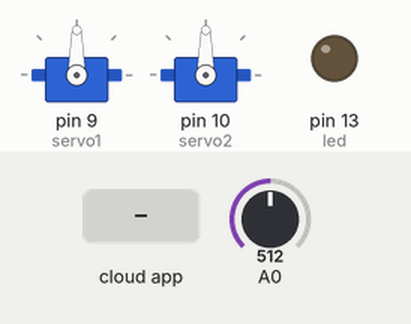
A sketch run on a simulated Arduino Uno, built with avr-gcc and run on an emulated ATmega328P. Parts: 2 × servo, output pins drawn as LEDs (lit = HIGH). Inputs (shaded band) come from the test bench; at power-on: A0 = 512. The ROS host is connected and sends only what is stated.

Above: at 1.2 s.
1.3 s: the phone or cloud app sets servo1 to 0
At 2.1 s:
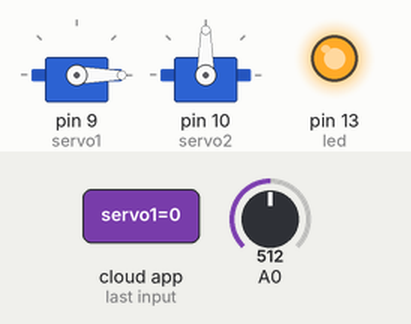
2.8 s: the phone or cloud app sets servo2 to 0
At 3.3 s:
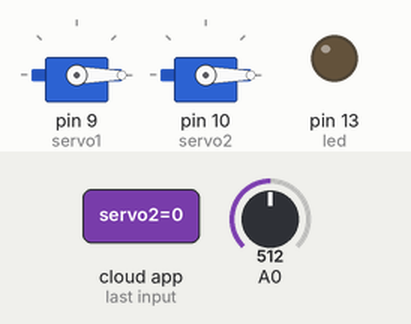
4.3 s: the phone or cloud app sets servo1 to 45
At 5.5 s:
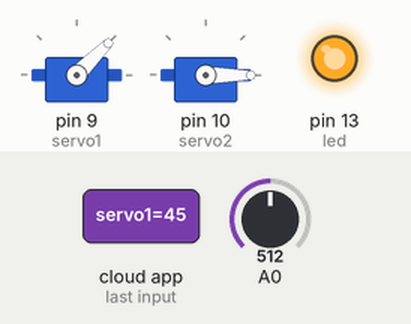
5.8 s: the phone or cloud app sets servo2 to 45
At 6.8 s:
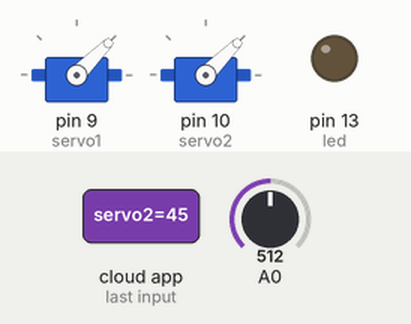
7.3 s: the phone or cloud app sets servo1 to 90
At 8.0 s:
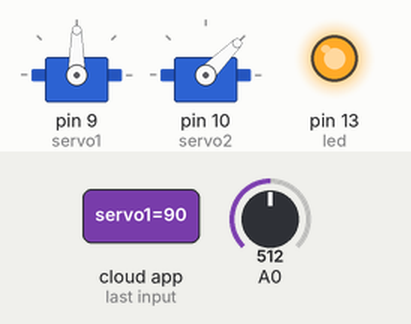
8.8 s: the phone or cloud app sets servo2 to 180
At 9.1 s:
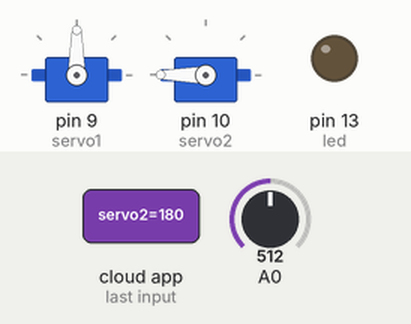
Timing chart, 0 to 11.3 s (numbered marks = the images above; inputs shaded):
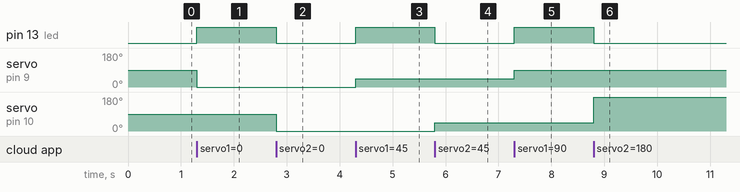

Measured:
- after the input at 1.3 s, pin 13 (led): LOW → HIGH at once; servo on pin 9 (servo1): 90° → 0° at once
- after the input at 2.8 s, pin 13 (led): HIGH → LOW at once; servo on pin 10 (servo2): 90° → 0° at once
- after the input at 4.3 s, pin 13 (led): LOW → HIGH at once; servo on pin 9 (servo1): 0° → 45° at once
- after the input at 5.8 s, pin 13 (led): HIGH → LOW at once; servo on pin 10 (servo2): 0° → 45° at once
- after the input at 7.3 s, pin 13 (led): LOW → HIGH at once; servo on pin 9 (servo1): 45° → 90° at once
- after the input at 8.8 s, pin 13 (led): HIGH → LOW at once; servo on pin 10 (servo2): 45° → 180° at once

The sketch:

ServoPot.ino
```cpp
/*
 * rosserial Servo Control Example
 *
 * This sketch demonstrates the control of hobby R/C servos
 * using ROS and the arduiono
 *
 * For the full tutorial write up, visit
 * www.ros.org/wiki/rosserial_arduino_demos
 *
 * For more information on the Arduino Servo Library
 * Checkout :
 * http://www.arduino.cc/en/Reference/Servo
 */
//96 = 0
#if (ARDUINO >= 100)
 #include <Arduino.h>
#else
 #include <WProgram.h>
#endif

#include <Servo.h>
#include <ros.h>
#include <std_msgs/UInt16.h>

ros::NodeHandle  nh;

Servo servo1;
Servo servo2;
std_msgs::UInt16 bpm;
int lowest = 30;
int highest = 120;

void servo1_cb( const std_msgs::UInt16& cmd_msg){
  servo1.write(cmd_msg.data); //set servo angle, should be from 0-180
  digitalWrite(13, HIGH-digitalRead(13));  //toggle led
}

void servo2_cb( const std_msgs::UInt16& cmd_msg){
  servo2.write(cmd_msg.data); //set servo angle, should be from 0-180
  digitalWrite(13, HIGH-digitalRead(13));  //toggle led
}

ros::Subscriber<std_msgs::UInt16> sub1("servo1", servo1_cb);
ros::Subscriber<std_msgs::UInt16> sub2("servo2", servo2_cb);
ros::Publisher pot("pot", &bpm);

int old_val = 0;
int pot_val = 1;

void setup(){
  pinMode(13, OUTPUT);

  nh.initNode();
  nh.subscribe(sub1);
  nh.subscribe(sub2);
  nh.advertise(pot);

  servo1.attach(9); //attach it to pin 9
  servo1.write(90);

  servo2.attach(10);
  servo2.write(90);
  pinMode(A0, INPUT);
}

void loop(){
  pot_val = analogRead(A0) / 1024.0 * (highest - lowest) + lowest;
  if(pot_val != old_val){
    bpm.data = pot_val;
    pot.publish(&bpm);
    old_val = pot_val;
  }
  nh.spinOnce();
  delay(1);
}
```
